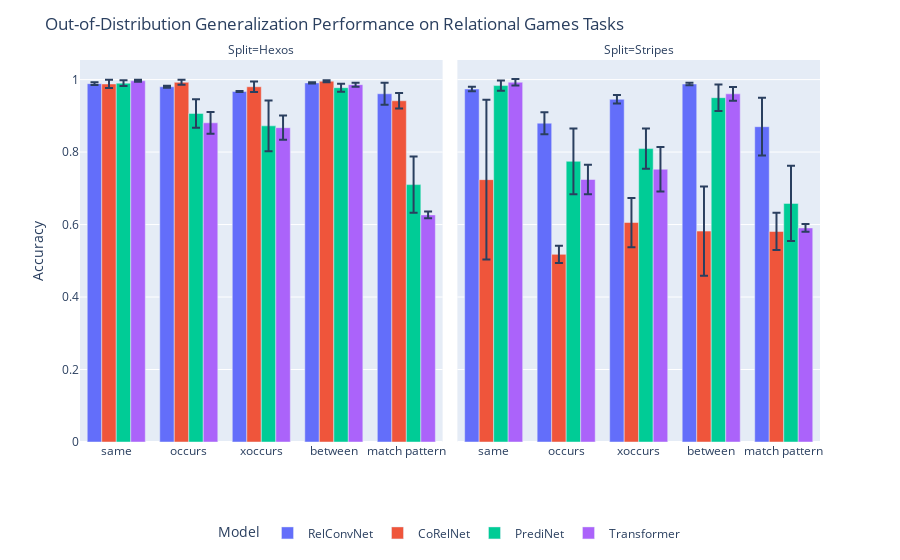

The code cell stored with this chart in its notebook:
### Code cell
fig = px.bar(
    results_df_, x='Task', y='Accuracy', error_y='error_bar', facet_col='Split', color='Model',
    barmode='group', hover_data=['# of Trials'])
fig.update_layout(
    title="Out-of-Distribution Generalization Performance on Relational Games Tasks",
  legend=dict(yanchor="top", y=-0.2, xanchor="center", x=0.5, orientation='h'))
# remove x-axis title
for axis in fig.layout:
#     if type(fig.layout[axis]) == go.layout.YAxis:
#         fig.layout[axis].title.text = ''
    if type(fig.layout[axis]) == go.layout.XAxis:
        fig.layout[axis].title.text = ''

fig.write_html(f'{save_dir}/relational_games_ood_gen.html')
fig

### Figure 1 — Plotly figure (JSON) as saved in the notebook; plotly's stock layout.template omitted (floating-point values rounded to 4 significant figures)
{"data": [{"alignmentgroup": "True", "customdata": [[5], [5], [5], [5], [5]], "error_y": {"array": [0.003855, 0.00274, 0.001581, 0.001541, 0.03037]}, "hovertemplate": "Model=RelConvNet<br>Split=Hexos<br>Task=%{x}<br>Accuracy=%{y}<br># of Trials=%{customdata[0]}<extra></extra>", "legendgroup": "RelConvNet", "marker": {"color": "#636efa", "pattern": {"shape": ""}}, "name": "RelConvNet", "offsetgroup": "RelConvNet", "orientation": "v", "showlegend": true, "textposition": "auto", "type": "bar", "x": ["same", "occurs", "xoccurs", "between", "match pattern"], "xaxis": "x", "y": [0.9888, 0.9802, 0.9673, 0.9909, 0.9609], "yaxis": "y"}, {"alignmentgroup": "True", "customdata": [[5], [5], [5], [5], [5]], "error_y": {"array": [0.005958, 0.0303, 0.01177, 0.003763, 0.07967]}, "hovertemplate": "Model=RelConvNet<br>Split=Stripes<br>Task=%{x}<br>Accuracy=%{y}<br># of Trials=%{customdata[0]}<extra></extra>", "legendgroup": "RelConvNet", "marker": {"color": "#636efa", "pattern": {"shape": ""}}, "name": "RelConvNet", "offsetgroup": "RelConvNet", "orientation": "v", "showlegend": false, "textposition": "auto", "type": "bar", "x": ["same", "occurs", "xoccurs", "between", "match pattern"], "xaxis": "x2", "y": [0.974, 0.8797, 0.9455, 0.9878, 0.87], "yaxis": "y2"}, {"alignmentgroup": "True", "customdata": [[5], [5], [5], [5], [5]], "error_y": {"array": [0.01128, 0.007, 0.01428, 0.002484, 0.02157]}, "hovertemplate": "Model=CoRelNet<br>Split=Hexos<br>Task=%{x}<br>Accuracy=%{y}<br># of Trials=%{customdata[0]}<extra></extra>", "legendgroup": "CoRelNet", "marker": {"color": "#EF553B", "pattern": {"shape": ""}}, "name": "CoRelNet", "offsetgroup": "CoRelNet", "orientation": "v", "showlegend": true, "textposition": "auto", "type": "bar", "x": ["same", "occurs", "xoccurs", "between", "match pattern"], "xaxis": "x", "y": [0.988, 0.9925, 0.9803, 0.9955, 0.9416], "yaxis": "y"}, {"alignmentgroup": "True", "customdata": [[5], [5], [5], [5], [5]], "error_y": {"array": [0.2204, 0.02362, 0.06797, 0.1231, 0.05134]}, "hovertemplate": "Model=CoRelNet<br>Split=Stripes<br>Task=%{x}<br>Accuracy=%{y}<br># of Trials=%{customdata[0]}<extra></extra>", "legendgroup": "CoRelNet", "marker": {"color": "#EF553B", "pattern": {"shape": ""}}, "name": "CoRelNet", "offsetgroup": "CoRelNet", "orientation": "v", "showlegend": false, "textposition": "auto", "type": "bar", "x": ["same", "occurs", "xoccurs", "between", "match pattern"], "xaxis": "x2", "y": [0.724, 0.5178, 0.6056, 0.5819, 0.581], "yaxis": "y2"}, {"alignmentgroup": "True", "customdata": [[5], [5], [5], [5], [5]], "error_y": {"array": [0.00814, 0.03927, 0.06978, 0.01106, 0.07752]}, "hovertemplate": "Model=PrediNet<br>Split=Hexos<br>Task=%{x}<br>Accuracy=%{y}<br># of Trials=%{customdata[0]}<extra></extra>", "legendgroup": "PrediNet", "marker": {"color": "#00cc96", "pattern": {"shape": ""}}, "name": "PrediNet", "offsetgroup": "PrediNet", "orientation": "v", "showlegend": true, "textposition": "auto", "type": "bar", "x": ["same", "occurs", "xoccurs", "between", "match pattern"], "xaxis": "x", "y": [0.9902, 0.9067, 0.8724, 0.9776, 0.7102], "yaxis": "y"}, {"alignmentgroup": "True", "customdata": [[5], [5], [5], [5], [5]], "error_y": {"array": [0.01423, 0.0908, 0.05533, 0.03644, 0.1037]}, "hovertemplate": "Model=PrediNet<br>Split=Stripes<br>Task=%{x}<br>Accuracy=%{y}<br># of Trials=%{customdata[0]}<extra></extra>", "legendgroup": "PrediNet", "marker": {"color": "#00cc96", "pattern": {"shape": ""}}, "name": "PrediNet", "offsetgroup": "PrediNet", "orientation": "v", "showlegend": false, "textposition": "auto", "type": "bar", "x": ["same", "occurs", "xoccurs", "between", "match pattern"], "xaxis": "x2", "y": [0.9835, 0.7745, 0.8096, 0.9501, 0.6584], "yaxis": "y2"}, {"alignmentgroup": "True", "customdata": [[5], [5], [5], [5], [5]], "error_y": {"array": [0.002903, 0.03, 0.03361, 0.005554, 0.009056]}, "hovertemplate": "Model=Transformer<br>Split=Hexos<br>Task=%{x}<br>Accuracy=%{y}<br># of Trials=%{customdata[0]}<extra></extra>", "legendgroup": "Transformer", "marker": {"color": "#ab63fa", "pattern": {"shape": ""}}, "name": "Transformer", "offsetgroup": "Transformer", "orientation": "v", "showlegend": true, "textposition": "auto", "type": "bar", "x": ["same", "occurs", "xoccurs", "between", "match pattern"], "xaxis": "x", "y": [0.9967, 0.8807, 0.8673, 0.986, 0.6266], "yaxis": "y"}, {"alignmentgroup": "True", "customdata": [[5], [5], [5], [5], [5]], "error_y": {"array": [0.008679, 0.04095, 0.06151, 0.01875, 0.01078]}, "hovertemplate": "Model=Transformer<br>Split=Stripes<br>Task=%{x}<br>Accuracy=%{y}<br># of Trials=%{customdata[0]}<extra></extra>", "legendgroup": "Transformer", "marker": {"color": "#ab63fa", "pattern": {"shape": ""}}, "name": "Transformer", "offsetgroup": "Transformer", "orientation": "v", "showlegend": false, "textposition": "auto", "type": "bar", "x": ["same", "occurs", "xoccurs", "between", "match pattern"], "xaxis": "x2", "y": [0.9927, 0.7243, 0.7527, 0.9607, 0.5906], "yaxis": "y2"}], "layout": {"annotations": [{"font": {}, "showarrow": false, "text": "Split=Hexos", "x": 0.245, "xanchor": "center", "xref": "paper", "y": 1, "yanchor": "bottom", "yref": "paper"}, {"font": {}, "showarrow": false, "text": "Split=Stripes", "x": 0.755, "xanchor": "center", "xref": "paper", "y": 1, "yanchor": "bottom", "yref": "paper"}], "barmode": "group", "legend": {"orientation": "h", "title": {"text": "Model"}, "tracegroupgap": 0, "x": 0.5, "xanchor": "center", "y": -0.2, "yanchor": "top"}, "margin": {"t": 60}, "title": {"text": "Out-of-Distribution Generalization Performance on Relational Games Tasks"}, "xaxis": {"anchor": "y", "domain": [0, 0.49], "title": {"text": ""}}, "xaxis2": {"anchor": "y2", "domain": [0.51, 1], "matches": "x", "title": {"text": ""}}, "yaxis": {"anchor": "x", "domain": [0, 1], "title": {"text": "Accuracy"}}, "yaxis2": {"anchor": "x2", "domain": [0, 1], "matches": "y", "showticklabels": false}}}
